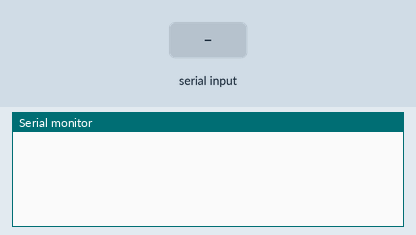
Bench run of a sketch on a simulated Arduino Uno, built with avr-gcc and run on an emulated ATmega328P. Parts: the last lines printed to the serial monitor. Inputs (shaded band) come from the test bench.

Above: at 1.2 s.
1.3 s: "R\n" received over the second serial link
At 1.8 s:
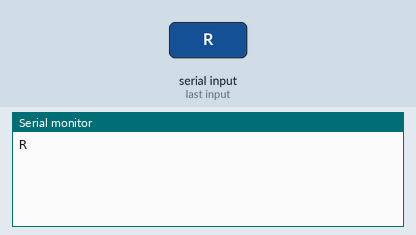
2.8 s: "1\n" received over the second serial link
At 4.1 s:
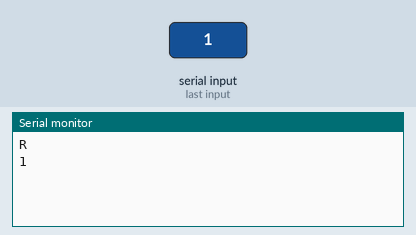

Measured:
- after the input at 1.3 s, the serial monitor: prints a new line at once (image 1)
- after the input at 2.8 s, the serial monitor: prints a new line at once (image 2)

The sketch:

UltrasonicSerialPassthroughFormatted.ino
```cpp
// (licence header left out)
// We'll use SoftwareSerial to communicate with the ultrasonic:
#include <SoftwareSerial.h>
// ultrasonic's TX is connected to pin 2 (Arduino's Software RX)
// ultrasonic's RX is connected to pin 3 (Arduino's Software TX)
SoftwareSerial ultrasonic(2, 3, true); // RX, TX, inverse_logic = true

char c; // variable to store incoming data

void setup() {
  // Set up both ports at 9600 baud. This value is most important
  // for the ultrasonic. Make sure the baud rate matches the config
  // setting of your ultrasonic range finder.
  ultrasonic.begin(9600);
  Serial.begin(9600);
}

void loop() {
  if (Serial.available())  { // If data comes in from serial monitor, send it out to ultrasonic
    ultrasonic.write(Serial.read());
  }
  if (ultrasonic.available()) { // If data comes in from ultrasonic, send it out to serial monitor
    c = ultrasonic.read();//take data out of buffer and place in variable
    if (c == 13) {//if there is a carriage return (ASCII 13) print on next line
      Serial.println();
    }
    else if (c == 82) { //if there is an R (ASCII 82)
      Serial.print('R');
    }
    else {
      Serial.write(c);//print data
    }
  }

}//end loop
```
